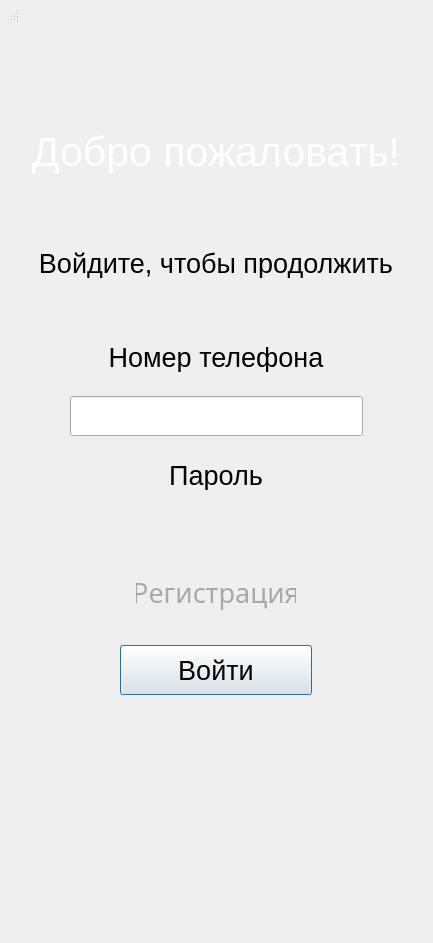
<?xml version="1.0" encoding="UTF-8"?>
<ui version="4.0">
 <class>AuthorizationForm</class>
 <widget class="QWidget" name="AuthorizationForm">
  <property name="geometry">
   <rect>
    <x>0</x>
    <y>0</y>
    <width>433</width>
    <height>943</height>
   </rect>
  </property>
  <property name="minimumSize">
   <size>
    <width>433</width>
    <height>643</height>
   </size>
  </property>
  <property name="maximumSize">
   <size>
    <width>633</width>
    <height>943</height>
   </size>
  </property>
  <property name="windowTitle">
   <string>Авторизация</string>
  </property>
  <layout class="QGridLayout" name="gridLayout_4">
   <item row="1" column="0">
    <spacer name="horizontalSpacer_2">
     <property name="orientation">
      <enum>Qt::Orientation::Horizontal</enum>
     </property>
     <property name="sizeType">
      <enum>QSizePolicy::Policy::Preferred</enum>
     </property>
     <property name="sizeHint" stdset="0">
      <size>
       <width>40</width>
       <height>20</height>
      </size>
     </property>
    </spacer>
   </item>
   <item row="1" column="2">
    <spacer name="horizontalSpacer">
     <property name="orientation">
      <enum>Qt::Orientation::Horizontal</enum>
     </property>
     <property name="sizeType">
      <enum>QSizePolicy::Policy::Preferred</enum>
     </property>
     <property name="sizeHint" stdset="0">
      <size>
       <width>40</width>
       <height>20</height>
      </size>
     </property>
    </spacer>
   </item>
   <item row="2" column="1">
    <widget class="QLabel" name="label_5">
     <property name="maximumSize">
      <size>
       <width>166666</width>
       <height>200</height>
      </size>
     </property>
     <property name="layoutDirection">
      <enum>Qt::LayoutDirection::LeftToRight</enum>
     </property>
     <property name="text">
      <string/>
     </property>
     <property name="pixmap">
      <pixmap resource="pictures.qrc">:/resources/rocket.png</pixmap>
     </property>
     <property name="alignment">
      <set>Qt::AlignmentFlag::AlignCenter</set>
     </property>
    </widget>
   </item>
   <item row="1" column="1">
    <layout class="QGridLayout" name="gridLayout">
     <item row="1" column="0">
      <layout class="QGridLayout" name="gridLayout_2">
       <item row="0" column="1">
        <spacer name="verticalSpacer_3">
         <property name="orientation">
          <enum>Qt::Orientation::Vertical</enum>
         </property>
         <property name="sizeType">
          <enum>QSizePolicy::Policy::Preferred</enum>
         </property>
         <property name="sizeHint" stdset="0">
          <size>
           <width>20</width>
           <height>100</height>
          </size>
         </property>
        </spacer>
       </item>
       <item row="9" column="1">
        <spacer name="verticalSpacer_6">
         <property name="orientation">
          <enum>Qt::Orientation::Vertical</enum>
         </property>
         <property name="sizeType">
          <enum>QSizePolicy::Policy::Preferred</enum>
         </property>
         <property name="sizeHint" stdset="0">
          <size>
           <width>20</width>
           <height>40</height>
          </size>
         </property>
        </spacer>
       </item>
       <item row="8" column="0">
        <spacer name="horizontalSpacer_7">
         <property name="orientation">
          <enum>Qt::Orientation::Horizontal</enum>
         </property>
         <property name="sizeHint" stdset="0">
          <size>
           <width>40</width>
           <height>20</height>
          </size>
         </property>
        </spacer>
       </item>
       <item row="13" column="0">
        <spacer name="horizontalSpacer_3">
         <property name="orientation">
          <enum>Qt::Orientation::Horizontal</enum>
         </property>
         <property name="sizeHint" stdset="0">
          <size>
           <width>40</width>
           <height>20</height>
          </size>
         </property>
        </spacer>
       </item>
       <item row="8" column="2">
        <spacer name="horizontalSpacer_6">
         <property name="orientation">
          <enum>Qt::Orientation::Horizontal</enum>
         </property>
         <property name="sizeHint" stdset="0">
          <size>
           <width>40</width>
           <height>20</height>
          </size>
         </property>
        </spacer>
       </item>
       <item row="6" column="0">
        <spacer name="horizontalSpacer_5">
         <property name="orientation">
          <enum>Qt::Orientation::Horizontal</enum>
         </property>
         <property name="sizeHint" stdset="0">
          <size>
           <width>40</width>
           <height>20</height>
          </size>
         </property>
        </spacer>
       </item>
       <item row="1" column="0" colspan="3">
        <widget class="QLabel" name="hi_label">
         <property name="minimumSize">
          <size>
           <width>400</width>
           <height>45</height>
          </size>
         </property>
         <property name="maximumSize">
          <size>
           <width>520</width>
           <height>45</height>
          </size>
         </property>
         <property name="font">
          <font>
           <pointsize>31</pointsize>
          </font>
         </property>
         <property name="styleSheet">
          <string notr="true">QLabel{
color: white;
}</string>
         </property>
         <property name="text">
          <string>Добро пожаловать!</string>
         </property>
         <property name="alignment">
          <set>Qt::AlignmentFlag::AlignCenter</set>
         </property>
        </widget>
       </item>
       <item row="2" column="1">
        <spacer name="verticalSpacer_4">
         <property name="orientation">
          <enum>Qt::Orientation::Vertical</enum>
         </property>
         <property name="sizeType">
          <enum>QSizePolicy::Policy::Fixed</enum>
         </property>
         <property name="sizeHint" stdset="0">
          <size>
           <width>20</width>
           <height>50</height>
          </size>
         </property>
        </spacer>
       </item>
       <item row="3" column="0" colspan="3">
        <widget class="QLabel" name="enter_label">
         <property name="minimumSize">
          <size>
           <width>0</width>
           <height>30</height>
          </size>
         </property>
         <property name="maximumSize">
          <size>
           <width>16777215</width>
           <height>30</height>
          </size>
         </property>
         <property name="font">
          <font>
           <pointsize>20</pointsize>
          </font>
         </property>
         <property name="text">
          <string>Войдите, чтобы продолжить</string>
         </property>
         <property name="alignment">
          <set>Qt::AlignmentFlag::AlignCenter</set>
         </property>
        </widget>
       </item>
       <item row="5" column="0" colspan="3">
        <widget class="QLabel" name="telephone">
         <property name="minimumSize">
          <size>
           <width>0</width>
           <height>30</height>
          </size>
         </property>
         <property name="maximumSize">
          <size>
           <width>16777215</width>
           <height>30</height>
          </size>
         </property>
         <property name="font">
          <font>
           <pointsize>20</pointsize>
          </font>
         </property>
         <property name="text">
          <string>Номер телефона</string>
         </property>
         <property name="alignment">
          <set>Qt::AlignmentFlag::AlignCenter</set>
         </property>
        </widget>
       </item>
       <item row="6" column="1">
        <widget class="QLineEdit" name="lineEdit_2">
         <property name="minimumSize">
          <size>
           <width>293</width>
           <height>40</height>
          </size>
         </property>
         <property name="maximumSize">
          <size>
           <width>300</width>
           <height>40</height>
          </size>
         </property>
         <property name="font">
          <font>
           <pointsize>16</pointsize>
          </font>
         </property>
        </widget>
       </item>
       <item row="13" column="1">
        <layout class="QGridLayout" name="gridLayout_3">
         <item row="0" column="0">
          <widget class="QPushButton" name="enter_button">
           <property name="sizePolicy">
            <sizepolicy hsizetype="Minimum" vsizetype="Fixed">
             <horstretch>0</horstretch>
             <verstretch>0</verstretch>
            </sizepolicy>
           </property>
           <property name="minimumSize">
            <size>
             <width>192</width>
             <height>40</height>
            </size>
           </property>
           <property name="maximumSize">
            <size>
             <width>192</width>
             <height>50</height>
            </size>
           </property>
           <property name="font">
            <font>
             <pointsize>20</pointsize>
            </font>
           </property>
           <property name="text">
            <string>Войти</string>
           </property>
           <property name="autoDefault">
            <bool>true</bool>
           </property>
           <property name="default">
            <bool>true</bool>
           </property>
          </widget>
         </item>
        </layout>
       </item>
       <item row="7" column="0" colspan="3">
        <widget class="QLabel" name="password">
         <property name="minimumSize">
          <size>
           <width>0</width>
           <height>30</height>
          </size>
         </property>
         <property name="maximumSize">
          <size>
           <width>16777215</width>
           <height>30</height>
          </size>
         </property>
         <property name="font">
          <font>
           <pointsize>20</pointsize>
          </font>
         </property>
         <property name="text">
          <string>Пароль</string>
         </property>
         <property name="alignment">
          <set>Qt::AlignmentFlag::AlignCenter</set>
         </property>
        </widget>
       </item>
       <item row="4" column="1">
        <spacer name="verticalSpacer_5">
         <property name="orientation">
          <enum>Qt::Orientation::Vertical</enum>
         </property>
         <property name="sizeType">
          <enum>QSizePolicy::Policy::Preferred</enum>
         </property>
         <property name="sizeHint" stdset="0">
          <size>
           <width>20</width>
           <height>40</height>
          </size>
         </property>
        </spacer>
       </item>
       <item row="12" column="1">
        <spacer name="verticalSpacer_2">
         <property name="orientation">
          <enum>Qt::Orientation::Vertical</enum>
         </property>
         <property name="sizeType">
          <enum>QSizePolicy::Policy::Fixed</enum>
         </property>
         <property name="sizeHint" stdset="0">
          <size>
           <width>20</width>
           <height>10</height>
          </size>
         </property>
        </spacer>
       </item>
       <item row="6" column="2">
        <spacer name="horizontalSpacer_4">
         <property name="orientation">
          <enum>Qt::Orientation::Horizontal</enum>
         </property>
         <property name="sizeHint" stdset="0">
          <size>
           <width>40</width>
           <height>20</height>
          </size>
         </property>
        </spacer>
       </item>
       <item row="10" column="1">
        <layout class="QHBoxLayout" name="horizontalLayout">
         <item>
          <widget class="QPushButton" name="pushButton">
           <property name="maximumSize">
            <size>
             <width>160</width>
             <height>16777215</height>
            </size>
           </property>
           <property name="font">
            <font>
             <family>Marmelad</family>
             <pointsize>20</pointsize>
            </font>
           </property>
           <property name="styleSheet">
            <string notr="true">QPushButton
{
border: none;
background-color: none;
background-repeat: no-repeat;
background-position: center center;
font-family: Marmelad;
color: rgba(0,0,0, 0.3);
}
</string>
           </property>
           <property name="text">
            <string>Регистрация</string>
           </property>
          </widget>
         </item>
        </layout>
       </item>
       <item row="10" column="0">
        <spacer name="horizontalSpacer_8">
         <property name="orientation">
          <enum>Qt::Orientation::Horizontal</enum>
         </property>
         <property name="sizeHint" stdset="0">
          <size>
           <width>40</width>
           <height>20</height>
          </size>
         </property>
        </spacer>
       </item>
      </layout>
     </item>
     <item row="2" column="0">
      <spacer name="verticalSpacer">
       <property name="orientation">
        <enum>Qt::Orientation::Vertical</enum>
       </property>
       <property name="sizeType">
        <enum>QSizePolicy::Policy::Fixed</enum>
       </property>
       <property name="sizeHint" stdset="0">
        <size>
         <width>20</width>
         <height>10</height>
        </size>
       </property>
      </spacer>
     </item>
    </layout>
   </item>
  </layout>
  <widget class="QStatusBar" name="statusbar">
   <property name="geometry">
    <rect>
     <x>0</x>
     <y>0</y>
     <width>20</width>
     <height>22</height>
    </rect>
   </property>
  </widget>
 </widget>
 <resources>
  <include location="pictures.qrc"/>
 </resources>
 <connections/>
</ui>
